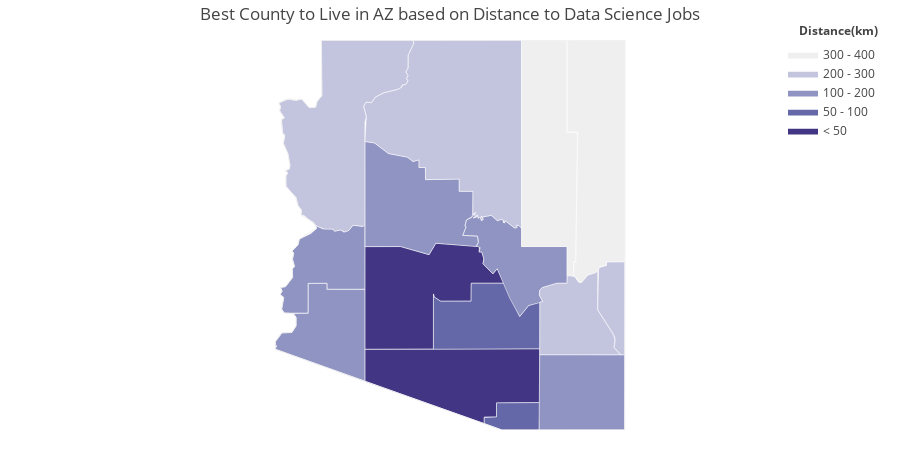
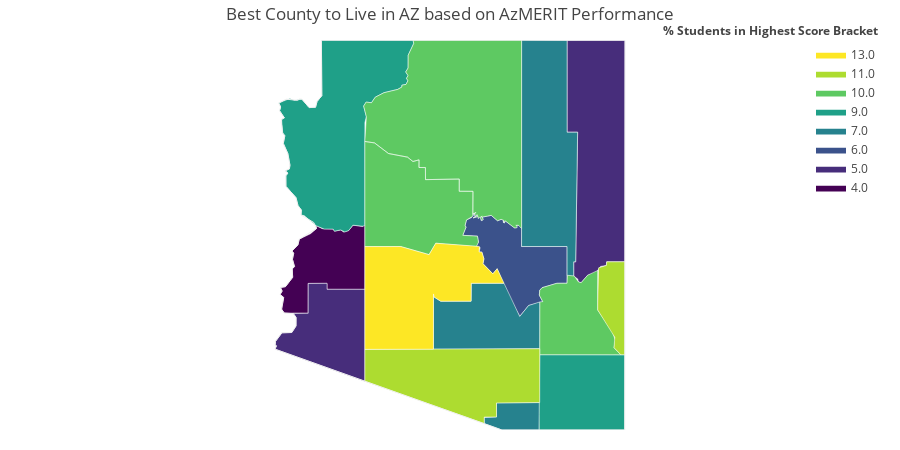

The code cell stored with these charts, in order, in its notebook:
### Code cell
%run -i 'stateLivingComparison.py'

### Figure 1 — Plotly figure (JSON) as saved in the notebook; plotly's stock layout.template omitted (floating-point values rounded to 4 significant figures; data arrays with more than 128 entries replaced by an {"elided": "..."} marker saying what was removed)
{"data": [{"fill": "toself", "fillcolor": "rgb(65, 53, 132)", "hoverinfo": "none", "line": {"color": "rgb(255,255,255)", "width": 0.5}, "mode": "lines", "name": "< 50", "type": "scatter", "x": [-113.3, -113.3, -112.7, -112.3, -112.2, -111.4, -111.5, -111.4, -111.4, -111.4, -111.2, -111.2, -111.0, -111.6, -111.6, -112.1, -112.2, -112.2, -112.2, -113.3, -113.3, null, -113.3, -110.5, -110.5, -111.2, -111.2, -111.4, -111.4, -113.3, -113.3, null], "y": [33.49, 34.0, 34.0, 33.88, 34.05, 34.0, 33.92, 33.92, 33.82, 33.75, 33.6, 33.68, 33.47, 33.47, 33.21, 33.2, 33.27, 33.31, 32.51, 32.5, 33.49, null, 32.5, 32.51, 31.73, 31.73, 31.52, 31.52, 31.43, 32.04, 32.5, null]}, {"fill": "toself", "fillcolor": "rgb(101,104,168)", "hoverinfo": "none", "line": {"color": "rgb(255,255,255)", "width": 0.5}, "mode": "lines", "name": "50 - 100", "type": "scatter", "x": [-112.2, -112.2, -112.2, -112.1, -111.6, -111.6, -111.0, -110.8, -110.6, -110.4, -110.4, -112.2, -112.2, null, -111.4, -111.2, -111.2, -110.5, -110.5, -111.1, -111.4, -111.4, null], "y": [32.54, 33.31, 33.27, 33.2, 33.21, 33.47, 33.47, 32.98, 33.14, 33.19, 32.51, 32.51, 32.54, null, 31.52, 31.52, 31.73, 31.73, 31.33, 31.33, 31.43, 31.52, null]}, {"fill": "toself", "fillcolor": "rgb(144,148,194)", "hoverinfo": "none", "line": {"color": "rgb(255,255,255)", "width": 0.5}, "mode": "lines", "name": "100 - 200", "type": "scatter", "x": {"elided": "141 float values"}, "y": {"elided": "141 float values"}}, {"fill": "toself", "fillcolor": "rgb(195, 196, 222)", "hoverinfo": "none", "line": {"color": "rgb(255,255,255)", "width": 0.5}, "mode": "lines", "name": "200 - 300", "type": "scatter", "x": {"elided": "150 float values"}, "y": {"elided": "150 float values"}}, {"fill": "toself", "fillcolor": "rgb(239,239,239)", "hoverinfo": "none", "line": {"color": "rgb(255,255,255)", "width": 0.5}, "mode": "lines", "name": "300 - 400", "type": "scatter", "x": [-110.0, -109.0, -109.0, -109.3, -109.4, -109.4, -109.5, -109.7, -109.8, -109.8, -109.8, -109.9, -109.9, -109.9, -109.8, -110.0, -110.0, null, -110.8, -110.8, -110.0, -110.0, -109.8, -109.9, -109.9, -109.9, -110.0, -110.0, -110.8, -110.8, null], "y": [37.0, 37.0, 33.78, 33.78, 33.72, 33.71, 33.62, 33.58, 33.48, 33.48, 33.53, 33.57, 33.78, 33.78, 35.66, 35.66, 37.0, null, 35.03, 37.0, 37.0, 35.66, 35.66, 33.78, 33.78, 33.57, 33.58, 34.0, 34.0, 35.03, null]}, {"fill": "toself", "fillcolor": "rgb(193, 193, 193)", "hoverinfo": "none", "line": {"color": "rgb(255,255,255)", "width": 0.5}, "mode": "lines", "name": "> 400", "type": "scatter", "x": [], "y": []}, {"hoverinfo": "text", "legendgroup": "centroids", "marker": {"color": "white", "opacity": 0}, "mode": "markers", "name": "US Counties", "selected": {"marker": {"color": "white", "opacity": 1, "size": 3}}, "showlegend": false, "text": ["County: Yuma<br>State: Arizona<br>FIPS: 04027<br>Value: 158.975528218", "County: Pinal<br>State: Arizona<br>FIPS: 04021<br>Value: 91.6499106389", "County: Greenlee<br>State: Arizona<br>FIPS: 04011<br>Value: 258.997937381", "County: Maricopa<br>State: Arizona<br>FIPS: 04013<br>Value: 0", "County: Mohave<br>State: Arizona<br>FIPS: 04015<br>Value: 246.44582457", "County: Gila<br>State: Arizona<br>FIPS: 04007<br>Value: 181.070342156", "County: Santa Cruz<br>State: Arizona<br>FIPS: 04023<br>Value: 95.8233256701", "County: Cochise<br>State: Arizona<br>FIPS: 04003<br>Value: 163.94429493", "County: Yavapai<br>State: Arizona<br>FIPS: 04025<br>Value: 150.624647633", "County: Coconino<br>State: Arizona<br>FIPS: 04005<br>Value: 277.972364292", "County: Pima<br>State: Arizona<br>FIPS: 04019<br>Value: 0", "County: Apache<br>State: Arizona<br>FIPS: 04001<br>Value: 374.616185413", "County: Navajo<br>State: Arizona<br>FIPS: 04017<br>Value: 314.977677821", "County: Graham<br>State: Arizona<br>FIPS: 04009<br>Value: 211.610061814", "County: La Paz<br>State: Arizona<br>FIPS: 04012<br>Value: 161.931124658"], "type": "scatter", "unselected": {"marker": {"opacity": 0}}, "x": [-113.9, -111.3, -109.2, -112.5, -113.8, -110.8, -110.8, -109.8, -112.6, -111.8, -111.8, -109.5, -110.3, -109.9, -114.0], "y": [32.77, 32.9, 33.22, 33.35, 35.7, 33.8, 31.53, 31.88, 34.6, 35.84, 32.1, 35.4, 35.4, 32.93, 33.73]}, {"hoverinfo": "text", "legendgroup": "States", "line": {"color": "rgb(240, 240, 240)", "width": 1}, "mode": "lines", "showlegend": false, "type": "scatter", "x": [-114.8, -114.8, -114.8, -114.8, -114.7, -114.5, -114.5, -114.5, -114.5, -114.7, -114.7, -114.7, -114.7, -114.7, -114.7, -114.6, -114.5, -114.5, -114.5, -114.5, -114.5, -114.5, -114.4, -114.4, -114.1, -114.2, -114.4, -114.4, -114.4, -114.5, -114.6, -114.6, -114.6, -114.6, -114.6, -114.6, -114.6, -114.7, -114.7, -114.7, -114.7, -114.7, -114.7, -114.7, -114.7, -114.8, -114.6, -114.4, -114.4, -114.4, -114.3, -114.1, -114.1, -114.0, -114.1, -109.0, -109.1, -111.1, -114.8, null], "y": [32.51, 32.56, 32.56, 32.62, 32.75, 32.75, 32.85, 32.97, 33.02, 33.03, 33.09, 33.26, 33.3, 33.35, 33.41, 33.42, 33.55, 33.68, 33.71, 33.81, 33.9, 33.93, 34.02, 34.11, 34.26, 34.35, 34.46, 34.53, 34.6, 34.71, 34.88, 35.03, 35.07, 35.1, 35.13, 35.18, 35.35, 35.5, 35.61, 35.65, 35.81, 35.85, 35.87, 35.98, 36.03, 36.08, 36.14, 36.13, 36.15, 36.14, 36.02, 36.03, 36.11, 36.19, 37.0, 37.0, 31.33, 31.33, 32.51, null]}], "layout": {"annotations": [{"showarrow": false, "text": "<b>Distance(km)</b>", "x": 1, "xanchor": "right", "xref": "paper", "y": 1.05, "yref": "paper"}], "dragmode": "select", "height": 450, "hovermode": "closest", "legend": {"traceorder": "reversed", "x": 1, "xanchor": "right", "y": 1, "yanchor": "top"}, "margin": {"b": 20, "l": 20, "r": 20, "t": 40}, "title": {"text": "Best County to Live in AZ based on Distance to Data Science Jobs"}, "width": 900, "xaxis": {"autorange": false, "fixedrange": true, "range": [-119.0, -104.8], "showgrid": false, "showticklabels": false, "zeroline": false}, "yaxis": {"autorange": false, "fixedrange": true, "range": [31.33, 37.0], "showgrid": false, "showticklabels": false, "zeroline": false}}}

### Figure 2 — Plotly figure (JSON) as saved in the notebook; plotly's stock layout.template omitted (floating-point values rounded to 4 significant figures)
{"data": [{"fill": "toself", "fillcolor": "rgb(68, 1, 84)", "hoverinfo": "none", "line": {"color": "rgb(255,255,255)", "width": 0.5}, "mode": "lines", "name": "4.0", "type": "scatter", "x": [-114.7, -114.7, -114.7, -114.6, -114.5, -114.5, -114.5, -114.5, -114.5, -114.5, -114.4, -114.4, -114.2, -114.1, -114.1, -114.0, -113.9, -113.8, -113.7, -113.7, -113.6, -113.5, -113.4, -113.3, -113.3, -114.0, -114.0, -114.3, -114.3, -114.7, -114.7, -114.7, -114.7, null], "y": [33.3, 33.35, 33.41, 33.42, 33.55, 33.68, 33.71, 33.81, 33.9, 33.93, 34.02, 34.11, 34.19, 34.26, 34.3, 34.26, 34.25, 34.22, 34.24, 34.21, 34.23, 34.31, 34.29, 34.32, 33.38, 33.38, 33.46, 33.46, 33.03, 33.03, 33.09, 33.26, 33.3, null]}, {"fill": "toself", "fillcolor": "rgb(71, 45, 123)", "hoverinfo": "none", "line": {"color": "rgb(255,255,255)", "width": 0.5}, "mode": "lines", "name": "5.0", "type": "scatter", "x": [-114.8, -114.8, -114.8, -114.8, -114.7, -114.5, -114.5, -114.5, -114.5, -114.3, -114.3, -114.0, -114.0, -113.3, -113.3, -114.8, null, -110.0, -109.0, -109.0, -109.3, -109.4, -109.4, -109.5, -109.7, -109.8, -109.8, -109.8, -109.9, -109.9, -109.9, -109.8, -110.0, -110.0, null], "y": [32.51, 32.56, 32.56, 32.62, 32.75, 32.75, 32.85, 32.97, 33.03, 33.03, 33.46, 33.46, 33.38, 33.38, 32.04, 32.51, null, 37.0, 37.0, 33.78, 33.78, 33.72, 33.71, 33.62, 33.58, 33.48, 33.48, 33.53, 33.57, 33.78, 33.78, 35.66, 35.66, 37.0, null]}, {"fill": "toself", "fillcolor": "rgb(59, 82, 139)", "hoverinfo": "none", "line": {"color": "rgb(255,255,255)", "width": 0.5}, "mode": "lines", "name": "6.0", "type": "scatter", "x": [-111.7, -111.7, -111.7, -111.7, -111.6, -111.6, -111.5, -111.5, -111.5, -111.5, -111.5, -111.5, -111.5, -111.6, -111.5, -111.5, -111.4, -111.4, -111.4, -111.4, -111.4, -111.4, -111.3, -111.1, -111.1, -111.0, -111.1, -111.0, -111.0, -110.9, -110.8, -110.8, -110.8, -110.8, -110.8, -110.0, -110.0, -110.2, -110.4, -110.5, -110.5, -110.4, -110.6, -110.8, -110.9, -111.2, -111.2, -111.4, -111.4, -111.4, -111.5, -111.4, -111.5, -111.5, -111.5, -111.7, null], "y": [34.16, 34.29, 34.3, 34.39, 34.42, 34.47, 34.47, 34.5, 34.5, 34.46, 34.46, 34.46, 34.46, 34.42, 34.44, 34.41, 34.45, 34.44, 34.44, 34.38, 34.39, 34.43, 34.45, 34.38, 34.39, 34.38, 34.36, 34.34, 34.37, 34.27, 34.28, 34.31, 34.31, 34.26, 34.0, 34.0, 33.47, 33.47, 33.4, 33.36, 33.29, 33.2, 33.14, 32.98, 33.25, 33.68, 33.6, 33.75, 33.82, 33.92, 33.92, 33.98, 34.01, 34.06, 34.15, 34.16, null]}, {"fill": "toself", "fillcolor": "rgb(38, 130, 142)", "hoverinfo": "none", "line": {"color": "rgb(255,255,255)", "width": 0.5}, "mode": "lines", "name": "7.0", "type": "scatter", "x": [-112.2, -112.2, -112.2, -112.1, -111.6, -111.6, -111.0, -110.8, -110.6, -110.4, -110.4, -112.2, -112.2, null, -111.4, -111.2, -111.2, -110.5, -110.5, -111.1, -111.4, -111.4, null, -110.8, -110.8, -110.0, -110.0, -109.8, -109.9, -109.9, -109.9, -110.0, -110.0, -110.8, -110.8, null], "y": [32.54, 33.31, 33.27, 33.2, 33.21, 33.47, 33.47, 32.98, 33.14, 33.19, 32.51, 32.51, 32.54, null, 31.52, 31.52, 31.73, 31.73, 31.33, 31.33, 31.43, 31.52, null, 35.03, 37.0, 37.0, 35.66, 35.66, 33.78, 33.78, 33.57, 33.58, 34.0, 34.0, 35.03, null]}, {"fill": "toself", "fillcolor": "rgb(31, 160, 136)", "hoverinfo": "none", "line": {"color": "rgb(255,255,255)", "width": 0.5}, "mode": "lines", "name": "9.0", "type": "scatter", "x": [-114.8, -114.6, -114.5, -114.4, -114.3, -114.1, -114.1, -114.0, -114.1, -112.5, -112.5, -112.6, -112.6, -112.7, -112.6, -112.6, -112.6, -112.7, -112.7, -112.7, -112.8, -113.0, -113.2, -113.2, -113.3, -113.4, -113.3, -113.3, -113.3, -113.4, -113.5, -113.6, -113.7, -113.7, -113.8, -113.9, -114.0, -114.1, -114.3, -114.4, -114.4, -114.4, -114.5, -114.6, -114.6, -114.6, -114.6, -114.6, -114.6, -114.6, -114.7, -114.7, -114.7, -114.7, -114.7, -114.7, -114.7, -114.7, -114.8, null, -110.5, -110.5, -109.0, -109.1, -110.5, -110.5, null], "y": [36.09, 36.15, 36.13, 36.14, 36.02, 36.03, 36.11, 36.19, 37.0, 37.0, 36.95, 36.78, 36.6, 36.54, 36.48, 36.45, 36.41, 36.36, 36.35, 36.32, 36.28, 36.24, 36.17, 36.09, 36.1, 36.04, 35.89, 35.8, 34.32, 34.29, 34.31, 34.23, 34.21, 34.24, 34.22, 34.25, 34.25, 34.3, 34.45, 34.46, 34.53, 34.6, 34.71, 34.88, 35.03, 35.07, 35.1, 35.13, 35.18, 35.35, 35.5, 35.61, 35.65, 35.81, 35.85, 35.87, 35.98, 36.03, 36.09, null, 31.56, 32.43, 32.43, 31.33, 31.33, 31.56, null]}, {"fill": "toself", "fillcolor": "rgb(94, 201, 98)", "hoverinfo": "none", "line": {"color": "rgb(255,255,255)", "width": 0.5}, "mode": "lines", "name": "10.0", "type": "scatter", "x": [-113.4, -113.3, -113.2, -113.2, -113.0, -112.8, -112.7, -112.7, -112.7, -112.6, -112.6, -112.6, -112.7, -112.6, -112.6, -112.5, -112.5, -110.8, -110.8, -110.8, -110.8, -110.8, -110.8, -110.9, -111.0, -111.0, -111.0, -111.1, -111.1, -111.3, -111.4, -111.4, -111.4, -111.4, -111.4, -111.5, -111.5, -111.5, -111.5, -111.5, -111.5, -111.6, -111.6, -111.8, -111.8, -112.3, -112.3, -112.4, -112.4, -112.5, -112.6, -112.9, -113.2, -113.3, -113.3, -113.4, null, -110.5, -110.5, -110.4, -110.2, -110.0, -110.0, -109.9, -109.8, -109.8, -109.7, -109.5, -109.5, -109.2, -109.2, -109.2, -109.1, -110.5, -110.4, -110.4, -110.5, null, -113.3, -113.2, -112.9, -112.6, -112.5, -112.4, -112.4, -112.3, -112.3, -111.8, -111.8, -111.6, -111.6, -111.7, -111.7, -111.7, -111.7, -111.5, -111.5, -111.5, -112.2, -112.3, -112.7, -113.3, -113.3, null], "y": [36.04, 36.1, 36.09, 36.17, 36.24, 36.28, 36.32, 36.35, 36.36, 36.41, 36.45, 36.48, 36.54, 36.6, 36.78, 36.95, 37.0, 37.0, 34.26, 34.31, 34.31, 34.29, 34.27, 34.27, 34.37, 34.34, 34.38, 34.39, 34.38, 34.45, 34.43, 34.39, 34.38, 34.41, 34.44, 34.41, 34.44, 34.42, 34.46, 34.46, 34.5, 34.47, 34.8, 34.8, 34.98, 34.97, 35.15, 35.15, 35.26, 35.24, 35.3, 35.35, 35.51, 35.53, 35.89, 36.04, null, 33.29, 33.36, 33.4, 33.47, 33.47, 33.58, 33.57, 33.48, 33.48, 33.58, 33.65, 33.08, 32.75, 32.64, 32.53, 32.43, 32.43, 33.19, 33.2, 33.29, null, 35.53, 35.51, 35.35, 35.3, 35.24, 35.26, 35.15, 35.15, 34.97, 34.98, 34.8, 34.8, 34.44, 34.39, 34.3, 34.29, 34.16, 34.15, 34.06, 34.0, 34.05, 33.88, 34.0, 34.0, 35.53, null]}, {"fill": "toself", "fillcolor": "rgb(173, 220, 48)", "hoverinfo": "none", "line": {"color": "rgb(255,255,255)", "width": 0.5}, "mode": "lines", "name": "11.0", "type": "scatter", "x": [-109.5, -109.5, -109.4, -109.3, -109.0, -109.0, -109.1, -109.2, -109.2, -109.5, -109.5, null, -113.3, -110.5, -110.5, -111.2, -111.2, -111.4, -111.4, -113.3, -113.3, null], "y": [33.18, 33.69, 33.72, 33.78, 33.78, 32.43, 32.43, 32.53, 32.68, 33.08, 33.18, null, 32.5, 32.51, 31.73, 31.73, 31.52, 31.52, 31.43, 32.04, 32.5, null]}, {"fill": "toself", "fillcolor": "rgb(253, 231, 37)", "hoverinfo": "none", "line": {"color": "rgb(255,255,255)", "width": 0.5}, "mode": "lines", "name": "13.0", "type": "scatter", "x": [-113.3, -113.3, -112.7, -112.3, -112.2, -111.4, -111.5, -111.4, -111.4, -111.4, -111.2, -111.2, -111.0, -111.6, -111.6, -112.1, -112.2, -112.2, -112.2, -113.3, -113.3, null], "y": [33.49, 34.0, 34.0, 33.88, 34.05, 34.0, 33.92, 33.92, 33.82, 33.75, 33.6, 33.68, 33.47, 33.47, 33.21, 33.2, 33.27, 33.31, 32.51, 32.5, 33.49, null]}, {"hoverinfo": "text", "legendgroup": "centroids", "marker": {"color": "white", "opacity": 0}, "mode": "markers", "name": "US Counties", "selected": {"marker": {"color": "white", "opacity": 1, "size": 3}}, "showlegend": false, "text": ["County: Yuma<br>State: Arizona<br>FIPS: 04027<br>Value: 5.0", "County: Pinal<br>State: Arizona<br>FIPS: 04021<br>Value: 7.0", "County: Greenlee<br>State: Arizona<br>FIPS: 04011<br>Value: 11.0", "County: Maricopa<br>State: Arizona<br>FIPS: 04013<br>Value: 13.0", "County: Mohave<br>State: Arizona<br>FIPS: 04015<br>Value: 9.0", "County: Gila<br>State: Arizona<br>FIPS: 04007<br>Value: 6.0", "County: Santa Cruz<br>State: Arizona<br>FIPS: 04023<br>Value: 7.0", "County: Cochise<br>State: Arizona<br>FIPS: 04003<br>Value: 9.0", "County: La Paz<br>State: Arizona<br>FIPS: 04012<br>Value: 4.0", "County: Coconino<br>State: Arizona<br>FIPS: 04005<br>Value: 10.0", "County: Pima<br>State: Arizona<br>FIPS: 04019<br>Value: 11.0", "County: Apache<br>State: Arizona<br>FIPS: 04001<br>Value: 5.0", "County: Navajo<br>State: Arizona<br>FIPS: 04017<br>Value: 7.0", "County: Graham<br>State: Arizona<br>FIPS: 04009<br>Value: 10.0", "County: Yavapai<br>State: Arizona<br>FIPS: 04025<br>Value: 10.0"], "type": "scatter", "unselected": {"marker": {"opacity": 0}}, "x": [-113.9, -111.3, -109.2, -112.5, -113.8, -110.8, -110.8, -109.8, -114.0, -111.8, -111.8, -109.5, -110.3, -109.9, -112.6], "y": [32.77, 32.9, 33.22, 33.35, 35.7, 33.8, 31.53, 31.88, 33.73, 35.84, 32.1, 35.4, 35.4, 32.93, 34.6]}, {"hoverinfo": "text", "legendgroup": "States", "line": {"color": "rgb(240, 240, 240)", "width": 1}, "mode": "lines", "showlegend": false, "type": "scatter", "x": [-114.8, -114.8, -114.8, -114.8, -114.7, -114.5, -114.5, -114.5, -114.5, -114.7, -114.7, -114.7, -114.7, -114.7, -114.7, -114.6, -114.5, -114.5, -114.5, -114.5, -114.5, -114.5, -114.4, -114.4, -114.1, -114.2, -114.4, -114.4, -114.4, -114.5, -114.6, -114.6, -114.6, -114.6, -114.6, -114.6, -114.6, -114.7, -114.7, -114.7, -114.7, -114.7, -114.7, -114.7, -114.7, -114.8, -114.6, -114.4, -114.4, -114.4, -114.3, -114.1, -114.1, -114.0, -114.1, -109.0, -109.1, -111.1, -114.8, null], "y": [32.51, 32.56, 32.56, 32.62, 32.75, 32.75, 32.85, 32.97, 33.02, 33.03, 33.09, 33.26, 33.3, 33.35, 33.41, 33.42, 33.55, 33.68, 33.71, 33.81, 33.9, 33.93, 34.02, 34.11, 34.26, 34.35, 34.46, 34.53, 34.6, 34.71, 34.88, 35.03, 35.07, 35.1, 35.13, 35.18, 35.35, 35.5, 35.61, 35.65, 35.81, 35.85, 35.87, 35.98, 36.03, 36.08, 36.14, 36.13, 36.15, 36.14, 36.02, 36.03, 36.11, 36.19, 37.0, 37.0, 31.33, 31.33, 32.51, null]}], "layout": {"annotations": [{"showarrow": false, "text": "<b>% Students in Highest Score Bracket</b>", "x": 1, "xanchor": "right", "xref": "paper", "y": 1.05, "yref": "paper"}], "dragmode": "select", "height": 450, "hovermode": "closest", "legend": {"traceorder": "reversed", "x": 1, "xanchor": "right", "y": 1, "yanchor": "top"}, "margin": {"b": 20, "l": 20, "r": 20, "t": 40}, "title": {"text": "Best County to Live in AZ based on AzMERIT Performance"}, "width": 900, "xaxis": {"autorange": false, "fixedrange": true, "range": [-119.0, -104.8], "showgrid": false, "showticklabels": false, "zeroline": false}, "yaxis": {"autorange": false, "fixedrange": true, "range": [31.33, 37.0], "showgrid": false, "showticklabels": false, "zeroline": false}}}
